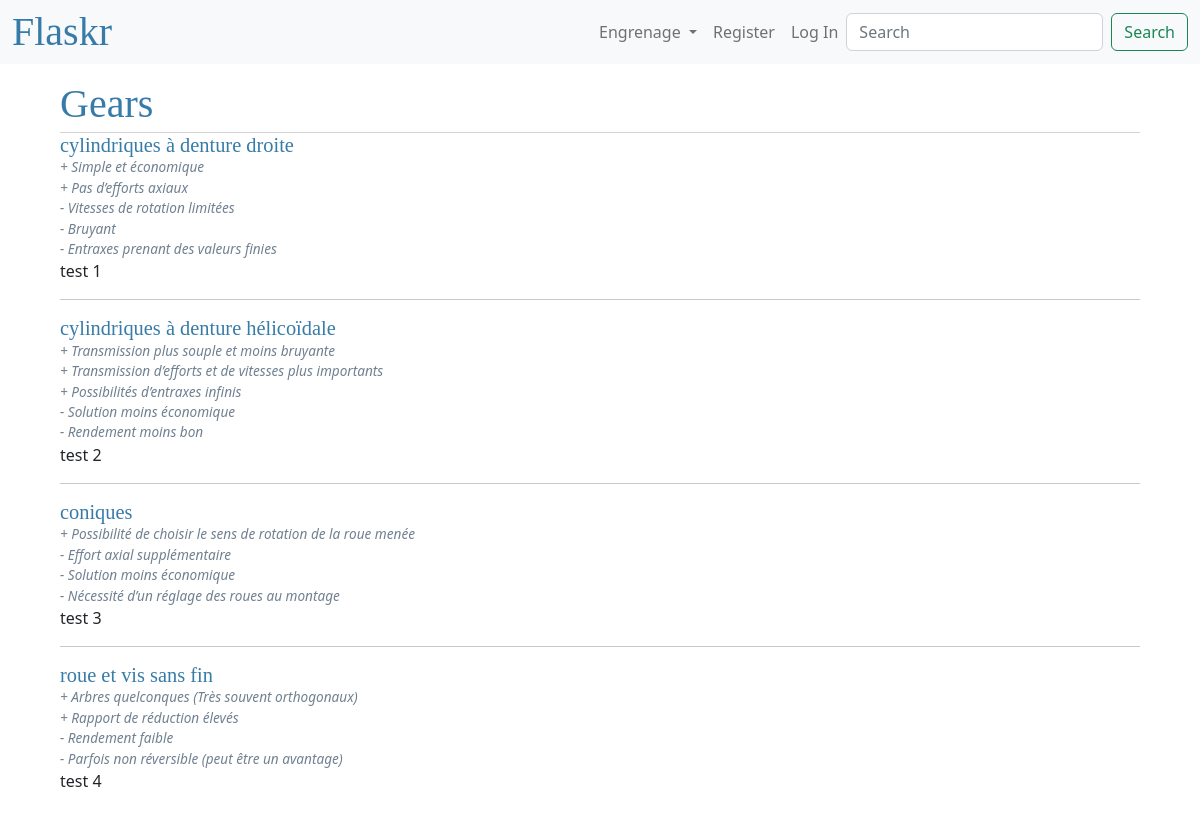
Screenshot of /gears with the database file from the repository.
### tables this page shows
CREATE TABLE gear (
  id INTEGER PRIMARY KEY AUTOINCREMENT,
  name VARCHAR(32),
  desc TEXT,
  img VARCHAR(64)
);

CREATE TABLE argument (
  id INTEGER PRIMARY KEY AUTOINCREMENT,
  type BOOLEAN,
  content VARCHAR(32)
);

### flaskr/blog.py (the view)
@bp.route('/gears')
def gearindex():
    db = get_db()
    gears = db.execute(
        'SELECT id, name, desc, img'
        ' FROM gear'
        ' ORDER BY id ASC'
    ).fetchall()
    args = db.execute(
        'SELECT a.id AS id, type, content, g.id AS gid'
        ' FROM argument a JOIN gear_arg j ON j.id_arg = a.id'
        ' JOIN gear g ON j.id_gear = g.id'
        ' ORDER BY a.id ASC'
    ).fetchall()
    return render_template('gears/index.html', gears=gears, args=args)

### flaskr/auth.py (called while the page is built)
@bp.before_app_request
def load_logged_in_user():
    user_id = session.get('user_id')
    if user_id is None:
        g.user = None
    else:
        g.user = get_db().execute(
            'SELECT * FROM user WHERE id = ?', (user_id,)
        ).fetchone()

### flaskr/db.py (called while the page is built)
def get_db():
    if 'db' not in g:
        g.db = sqlite3.connect(
            current_app.config['DATABASE'],
            detect_types=sqlite3.PARSE_DECLTYPES
        )
        g.db.row_factory = sqlite3.Row
    return g.db

### flaskr/templates/gears/index.html
{% extends 'base.html' %}
{% block header %}
  <h1>{% block title %}Gears{% endblock %}</h1>
{% endblock %}
{% block content %}
  {% for gear in gears %}
    <article class="post">
      <header>
        <div>
          <h1>{{ gear['name'] }}</h1>
          {% for arg in args %}
            {% if arg['gid'] == gear['id'] %}
              {% if arg['type'] %}
              <div class="about">- {{ arg['content'] }}</div>
              {% else %}
              <div class="about">+ {{ arg['content'] }}</div>
              {% endif %}
            {% endif %}
          {% endfor %}
        </div>
      </header>
      <p class="body">{{ gear['desc'] }}</p>
    </article>
    {% if not loop.last %}
      <hr>
    {% endif %}
  {% endfor %}
{% endblock %}

### flaskr/static/style.css (style rules this page uses)
h1 { font-family: serif; color: #377ba8; margin: 1rem 0; }
hr { border: none; border-top: 1px solid lightgray; }
.content > header h1 { flex: auto; margin: 1rem 0 0.25rem 0; }
.post > header { display: flex; align-items: flex-end; font-size: 0.85em; }
.post > header > div:first-of-type { flex: auto; }
.post > header h1 { font-size: 1.5em; margin-bottom: 0; }
.post .about { color: slategray; font-style: italic; }
.post .body { white-space: pre-line; }

### rows the page displays
gear: name "cylindriques à denture droite", desc "test 1"
argument: content "Simple et économique"
argument: content "Pas d’efforts axiaux"
argument: content "Vitesses de rotation limitées"
argument: content "Bruyant"
argument: content "Entraxes prenant des valeurs finies"
gear: name "cylindriques à denture hélicoïdale", desc "test 2"
argument: content "Transmission plus souple et moins bruyante"
argument: content "Transmission d’efforts et de vitesses plus importants"
argument: content "Possibilités d’entraxes infinis"
argument: content "Solution moins économique"
argument: content "Rendement moins bon"
gear: name "coniques", desc "test 3"
argument: content "Possibilité de choisir le sens de rotation de la roue menée"
argument: content "Effort axial supplémentaire"
argument: content "Solution moins économique"
argument: content "Nécessité d’un réglage des roues au montage"
gear: name "roue et vis sans fin", desc "test 4"
argument: content "Arbres quelconques (Très souvent orthogonaux)"
argument: content "Rapport de réduction élevés"
argument: content "Rendement faible"
argument: content "Parfois non réversible (peut être un avantage)"
